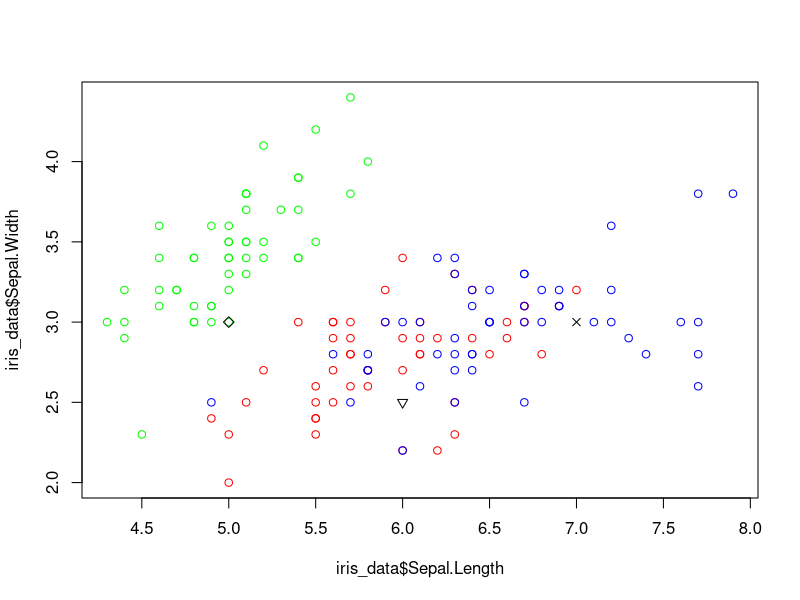
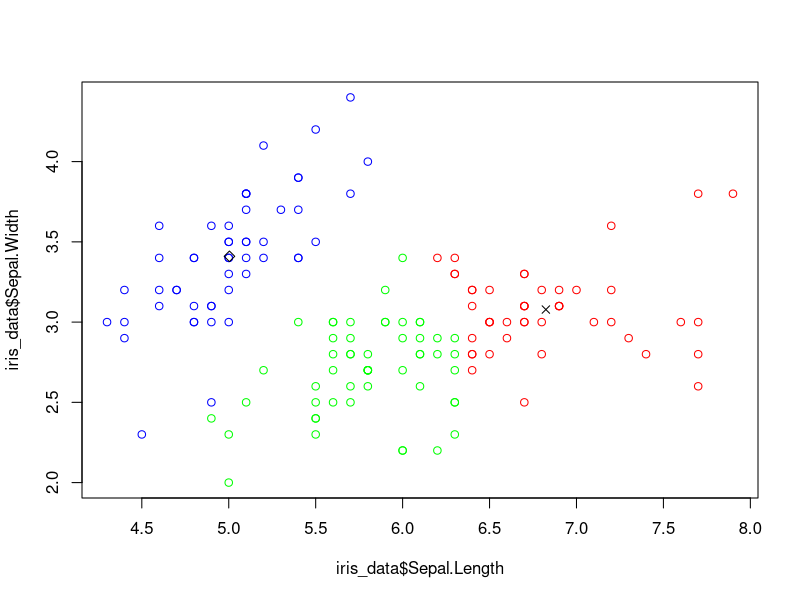

Source code (R) for these figures, in order:
iris_data<-iris

iris_data$t_color='red'
iris_data$t_color[which(iris_data$Species=='setosa')]<-'green'
iris_data$t_color[which(iris_data$Species=='virginica')]<-'blue'

k1<-c(7,3)
k2<-c(5,3)
k3<-c(6,2.5)

plot(iris_data$Sepal.Length,iris_data$Sepal.Width,col=iris_data$t_color)
points(k1[1],k1[2],pch=4)
points(k2[1],k2[2],pch=5)
points(k3[1],k3[2],pch=6)

number_of_steps<-10
n<-1

while(n<number_of_steps){
  iris_data$distance_to_clust1 <- sqrt((iris_data$Sepal.Length-k1[1])^2+(iris_data$Sepal.Width-k1[2])^2)
  iris_data$distance_to_clust2 <- sqrt((iris_data$Sepal.Length-k2[1])^2+(iris_data$Sepal.Width-k2[2])^2)
  iris_data$distance_to_clust3 <- sqrt((iris_data$Sepal.Length-k3[1])^2+(iris_data$Sepal.Width-k3[2])^2)
  iris_data$clust_1 <- 1*(iris_data$distance_to_clust1<=iris_data$distance_to_clust2 & iris_data$distance_to_clust1<=iris_data$distance_to_clust3)
  iris_data$clust_2 <- 1*(iris_data$distance_to_clust1>iris_data$distance_to_clust2 & iris_data$distance_to_clust3>iris_data$distance_to_clust2)
  iris_data$clust_3 <- 1*(iris_data$distance_to_clust3<iris_data$distance_to_clust1 & iris_data$distance_to_clust3<iris_data$distance_to_clust2)
  k1[1]<-mean(iris_data$Sepal.Length[which(iris_data$clust_1==1)])
  k1[2]<-mean(iris_data$Sepal.Width[which(iris_data$clust_1==1)])
  k2[1]<-mean(iris_data$Sepal.Length[which(iris_data$clust_2==1)])
  k2[2]<-mean(iris_data$Sepal.Width[which(iris_data$clust_2==1)])
  k3[1]<-mean(iris_data$Sepal.Length[which(iris_data$clust_3==1)])
  k3[2]<-mean(iris_data$Sepal.Width[which(iris_data$clust_3==1)])
  n=n+1
}

iris_data$color='red'
iris_data$color[which(iris_data$clust_2==1)]<-'blue'
iris_data$color[which(iris_data$clust_3==1)]<-'green'

plot(iris_data$Sepal.Length,iris_data$Sepal.Width,col=iris_data$color)
points(k1[1],k1[2],pch=4)
points(k2[1],k2[2],pch=5)

